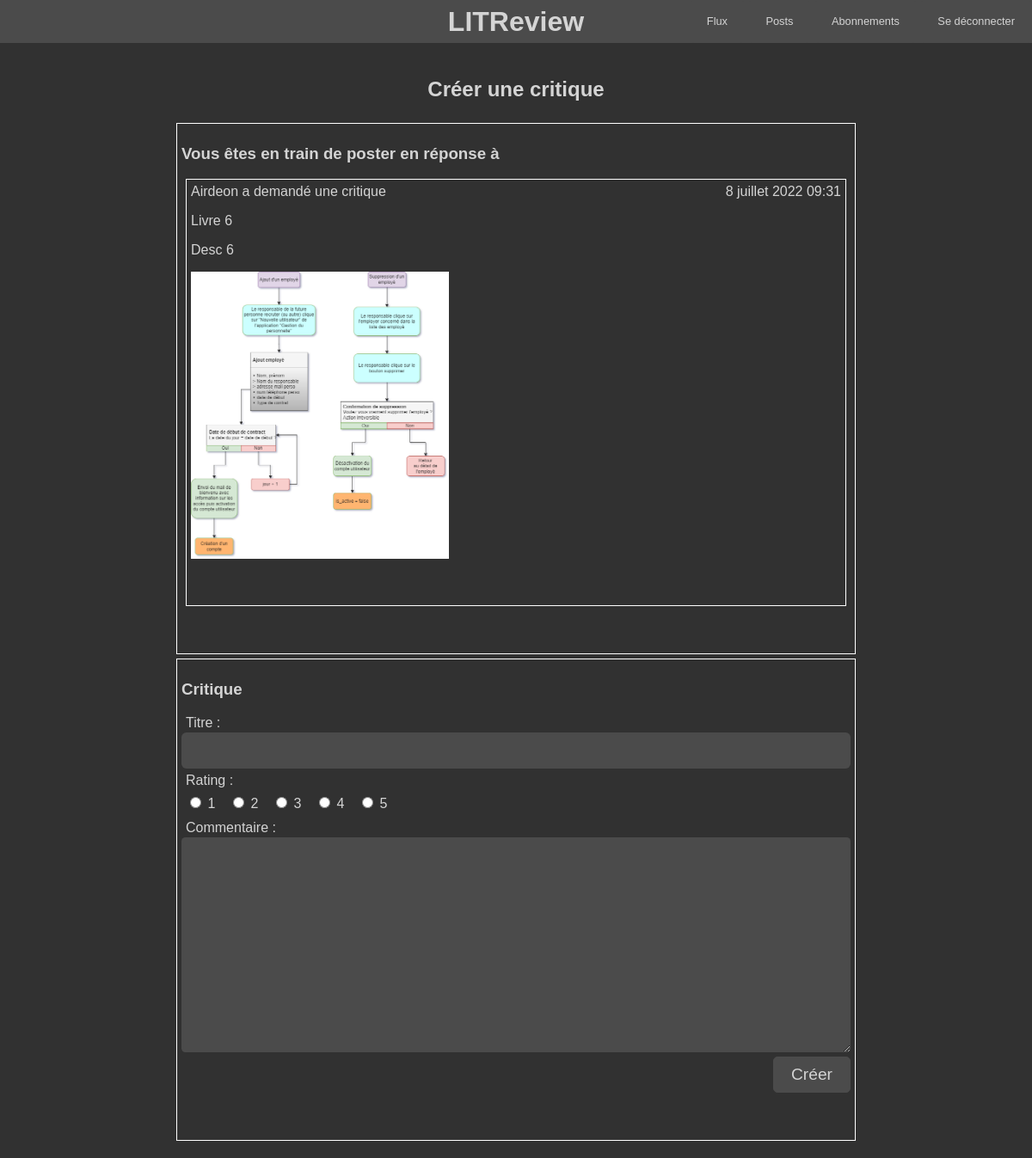
The app's page /Ticket/critique/27/ (signed in) with its own data.
### Ticket/models.py (models this page shows, shortened)
class Ticket(models.Model):
    title = models.CharField(max_length=128, verbose_name="Titre")
    description = models.TextField(max_length=2048, blank=True, verbose_name="Description")
    user = models.ForeignKey(User, on_delete=models.CASCADE, verbose_name="Utilisateur", default=1)
    image = models.ImageField(upload_to="images", null=True, blank=True, verbose_name="Image")
    time_created = models.DateTimeField(auto_now_add=True, verbose_name="Date de création")

### Ticket/views.py (the view, shortened to what this page needs)
# urls.py: path("critique/<str:pk>/", CritiqueView.as_view(), name="critique"),
class CritiqueView(LoginRequiredMixin, CreateView):
    template_name = "Ticket/critique.html"
    model = Review
    form_class = ReviewForm
    def get_context_data(self, **kwargs):
        context = super().get_context_data(**kwargs)
        context["ticket"] = Ticket.objects.get(id=self.kwargs.get("pk"))
        context["submit_text"] = "Créer"
        return context

### Ticket/forms.py
class ReviewForm(forms.ModelForm):
    rating = forms.ChoiceField(widget=forms.RadioSelect, choices=[(1, 1), (2, 2), (3, 3), (4, 4), (5, 5)])
    class Meta:
        model = Review
        fields = ["headline", "body", "rating"]

### Ticket/templates/Ticket/critique.html (shortened to what this page needs)
{% extends 'base.html' %}
{% load static %}
{% block content %}
<div class="row center">
    <h2>Créer une critique</h2>
</div>
<div class="bloc_border">
    <h3>Vous êtes en train de poster en réponse à</h3>
    <div class="bloc_border">
        <div class="bloc_ticket_title">
            <p class="datetime">{{ ticket.time_created }}</p>
            <p>{{ ticket.user }} a demandé une critique</p>
        </div>
        <div>
            <p>{{ ticket.title }}</p>
        </div>
        <div>
            <p>{{ ticket.description }}</p>
        </div>
        <div>
            <img class="image" src="{{ ticket.image.url }}" alt="image"></img>
        </div>
    </div>
</div>
<div class="bloc_border">
    <h3>Critique</h3>
    <form class="form" method="post" enctype="multipart/form-data">
        <div class="row">
            {{ form.headline }}{{ form.headline.label_tag }}
        </div>
        <div class="row">
            {{ form.rating.label_tag }}{{ form.rating }}
        </div>
        <div class="row">
            {{ form.body }}{{ form.body.label_tag }}
        </div>
        <div class="row right">
            <input type="submit" value="{{ submit_text }}" class="button">
        </div>
    </form>
</div>
{% endblock content %}

### LITReview/static/css/main.css (style rules this page uses)
body { font-family: "Ubuntu", sans-serif; top: 0px; margin: 0; background-color: #313131; color: #d4d4d4; }
.row { display: -webkit-box; display: -ms-flexbox; display: flex; gap: 5px; margin: 5px 0 5px 0; }
.center { -webkit-box-pack: center; -ms-flex-pack: center; justify-content: center; }
.right { -webkit-box-pack: end; -ms-flex-pack: end; justify-content: flex-end; }
.button { position: relative; display: inline-block; -webkit-transition: 0.5s; -o-transition: 0.5s; transition: 0.5s; padding: 0 20px 0 20px; font-size: 1.2em; background-color: #4b4b4b; overflow: hidden; line-height: 40px; border-radius: 5px; border: 1px solid #4b4b4b; color: #d4d4d4; -webkit-text-decoration: auto; text-decoration: auto; text-align: center; fill: #d4d4d4; }
.form { border-radius: 8px; }
.form label { position: absolute; margin-left: 5px; display: block; -webkit-transition: 0.5s; -o-transition: 0.5s; transition: 0.5s; }
.form input[type=text], .form input[type=date], .form input[type=datetime], .form input[type=email], .form input[type=search], .form input[type=time], .form input[type=url], .form input[type=password], .form input[type=number], .form textarea, .form select { background: #4b4b4b; border: none; border-radius: 0.3em; font-size: 1.2em; outline: 0; min-width: 0; -webkit-box-flex: 1; margin-top: 20px; -ms-flex: 1; flex: 1; padding: 10px; height: 42px; -ms-flex-positive: 1; flex-grow: 1; -webkit-box-sizing: border-box; box-sizing: border-box; color: #d3d3d3; }
.form textarea { height: 250px; }
.form #id_rating { height: 25px; display: -webkit-box; display: -ms-flexbox; display: flex; margin-top: 25px; }
.form #id_rating div { width: 50px; }
.bloc_border { border: 1px solid white; margin: 5px; padding: 5px; padding-bottom: 50px; }
.bloc_ticket_title p { margin: 0; }
.datetime { float: right; }
.image { max-width: 300px; }

### records on screen
Ticket: time_created "8 juillet 2022 09:31", user "Airdeon", title "Livre 6", description "Desc 6", image (picture)
